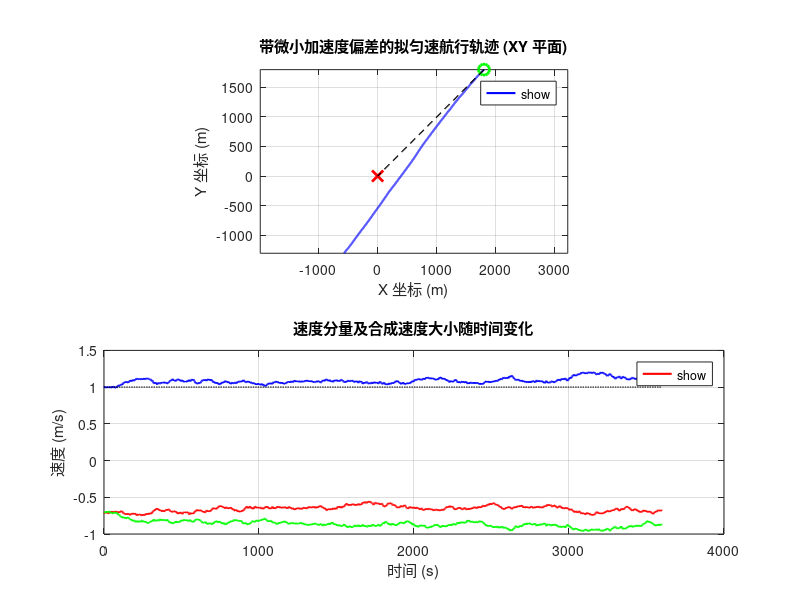

Write the MATLAB code that produced this figure.
function [trajectory_coords,velocity_info]=trjgen_quasi_uniform_trajectory()
% MATLAB 代码：生成斜向拟匀速直线轨迹，带微小加速度偏差，不偏离太多

% --- 固定随机数种子 ---
% rng(42); % 使用一个固定的种子，确保每次运行结果相同

% --- 轨迹参数定义 ---
start_pos = [1800, 1800, 30]; % 起点坐标 [X0, Y0, Z0]
end_pos = [0, 0, 30];         % 目标方向点/终点（如果时间足够） [Xf, Yf, Zf]
initial_speed_magnitude = 1;  % 初始速度大小 (m/s)
sample_time = 1;              % 采样时间间隔 (s)
acceleration_magnitude = 0.006; % 最大加速度大小 (m/s^2)，相比之前0.05略微减小，减少偏差
fprintf('正在生成带微小加速度偏差的拟匀速轨迹信息...\n');

% --- 设置总时间 ---

total_time_base = 3600; % 用户指定固定总时间
time_vector = 0:sample_time:total_time_base;
num_samples = length(time_vector); % 实际的采样点数量

% --- 初始化坐标和速度 ---
x_coords = zeros(1, num_samples);
y_coords = zeros(1, num_samples);
z_coords = repmat(start_pos(3), 1, num_samples);
vx_coords = zeros(1, num_samples);
vy_coords = zeros(1, num_samples);
vz_coords = zeros(1, num_samples); % Z方向速度始终为0

x_coords(1) = start_pos(1);
y_coords(1) = start_pos(2);

% 计算初始速度分量，使其指向 end_pos 方向
direction_vector = end_pos(1:2) - start_pos(1:2);
direction_norm = norm(direction_vector);

if direction_norm > 0
    initial_vx = (direction_vector(1) / direction_norm) * initial_speed_magnitude;
    initial_vy = (direction_vector(2) / direction_norm) * initial_speed_magnitude;
else % 如果起点和终点相同，则初始速度为0
    initial_vx = 0;
    initial_vy = 0;
end

vx_coords(1) = initial_vx;
vy_coords(1) = initial_vy;
vz_coords(1) = 0;

% --- 生成坐标点和速度信息 ---
for i = 2:num_samples
    % 生成随机加速度分量
    % rand()生成[0,1]的随机数，(2*rand()-1)生成[-1,1]的随机数
    ax = acceleration_magnitude * (2*rand() - 1);
    ay = acceleration_magnitude * (2*rand() - 1);
    
    % 计算当前时刻的速度
    vx_coords(i) = vx_coords(i-1) + ax * sample_time;
    vy_coords(i) = vy_coords(i-1) + ay * sample_time;
    
    % 限制速度大小，确保其在初始速度附近波动
    current_speed = norm([vx_coords(i), vy_coords(i)]);
    % 允许速度在初始速度的 0.8 到 1.2 倍之间波动，以实现“拟匀速”
    max_allowed_speed = initial_speed_magnitude * 1.2; 
    min_allowed_speed = initial_speed_magnitude * 0.8; 

    if current_speed > max_allowed_speed
        % 如果速度过快，按比例缩回最大允许速度
        vx_coords(i) = vx_coords(i) * (max_allowed_speed / current_speed);
        vy_coords(i) = vy_coords(i) * (max_allowed_speed / current_speed);
    elseif current_speed < min_allowed_speed && current_speed ~= 0
        % 如果速度过慢，按比例提升到最小允许速度
        vx_coords(i) = vx_coords(i) * (min_allowed_speed / current_speed);
        vy_coords(i) = vy_coords(i) * (min_allowed_speed / current_speed);
    elseif current_speed == 0 % 避免除以零
         vx_coords(i) = initial_vx; % 如果速度为0，则重置为初始方向速度
         vy_coords(i) = initial_vy;
    end

    % 计算当前时刻的坐标
    x_coords(i) = x_coords(i-1) + vx_coords(i-1) * sample_time + 0.5 * ax * sample_time^2;
    y_coords(i) = y_coords(i-1) + vy_coords(i-1) * sample_time + 0.5 * ay * sample_time^2;
end

% 将坐标点组织成一个 N x 3 的矩阵
trajectory_coords = [x_coords', y_coords', z_coords'];
% 将速度信息组织成一个 N x 3 的矩阵
velocity_info = [vx_coords', vy_coords', vz_coords'];

% --- 计算实际的总距离和时间 ---
actual_total_distance = sum(sqrt(diff(x_coords).^2 + diff(y_coords).^2));
actual_total_time = (num_samples - 1) * sample_time;

fprintf('带加速度偏差的拟匀速轨迹生成完成。\n');
fprintf('实际总距离: %.4f m\n', actual_total_distance);
fprintf('总仿真时间: %.4f s\n', total_time_base); % 这里的total_time_base就是仿真时间
fprintf('实际仿真时间: %.4f s\n', actual_total_time);
fprintf('采样点数量: %d\n', num_samples);
fprintf('初始X方向速度分量: %.4f m/s\n', vx_coords(1));
fprintf('初始Y方向速度分量: %.4f m/s\n', vy_coords(1));
fprintf('Z方向速度分量: %.4f m/s\n', 0);
fprintf('平均合成速度大小: %.4f m/s\n', actual_total_distance / actual_total_time);

% --- 绘制轨迹图 (2D 水平平面图) ---
figure('Position',[100,100,600,800]); % 调整图形窗口大小以容纳两个子图

subplot(2,1,1); % 创建第一个子图，2行1列中的第1个
plot(trajectory_coords(:,1), trajectory_coords(:,2), 'b-', 'LineWidth', 1.5, 'DisplayName', '实际轨迹');
hold on;
plot(start_pos(1), start_pos(2), 'go', 'MarkerSize', 8, 'LineWidth', 2, 'DisplayName', '起点');
plot(end_pos(1), end_pos(2), 'rx', 'MarkerSize', 8, 'LineWidth', 2, 'DisplayName', '目标方向点');
% 绘制理想直线轨迹作为参考
ideal_x = linspace(start_pos(1), end_pos(1), 100);
ideal_y = linspace(start_pos(2), end_pos(2), 100);
plot(ideal_x, ideal_y, 'k--', 'LineWidth', 1, 'DisplayName', '理想直线方向');
grid on;
axis equal; % 确保X和Y轴比例一致
xlabel('X 坐标 (m)');
ylabel('Y 坐标 (m)');
title('带微小加速度偏差的拟匀速航行轨迹 (XY 平面)');
legend('show', 'Location', 'best');
hold off;

% --- 绘制速度图 ---
subplot(2,1,2); % 创建第二个子图，2行1列中的第2个
time_axis = (0:num_samples-1) * sample_time;
plot(time_axis, velocity_info(:,1), 'r-', 'LineWidth', 1.5, 'DisplayName', 'X方向速度 (Vx)');
hold on;
plot(time_axis, velocity_info(:,2), 'g-', 'LineWidth', 1.5, 'DisplayName', 'Y方向速度 (Vy)');
plot(time_axis, sqrt(velocity_info(:,1).^2 + velocity_info(:,2).^2), 'b-', 'LineWidth', 1.5, 'DisplayName', '合成速度大小');
% 绘制理想匀速线作为参考
plot(time_axis, repmat(initial_speed_magnitude, 1, num_samples), 'k--', 'LineWidth', 1, 'DisplayName', '理想匀速');
grid on;
xlabel('时间 (s)');
ylabel('速度 (m/s)');
title('速度分量及合成速度大小随时间变化');
legend('show', 'Location', 'best');
hold off;

end
